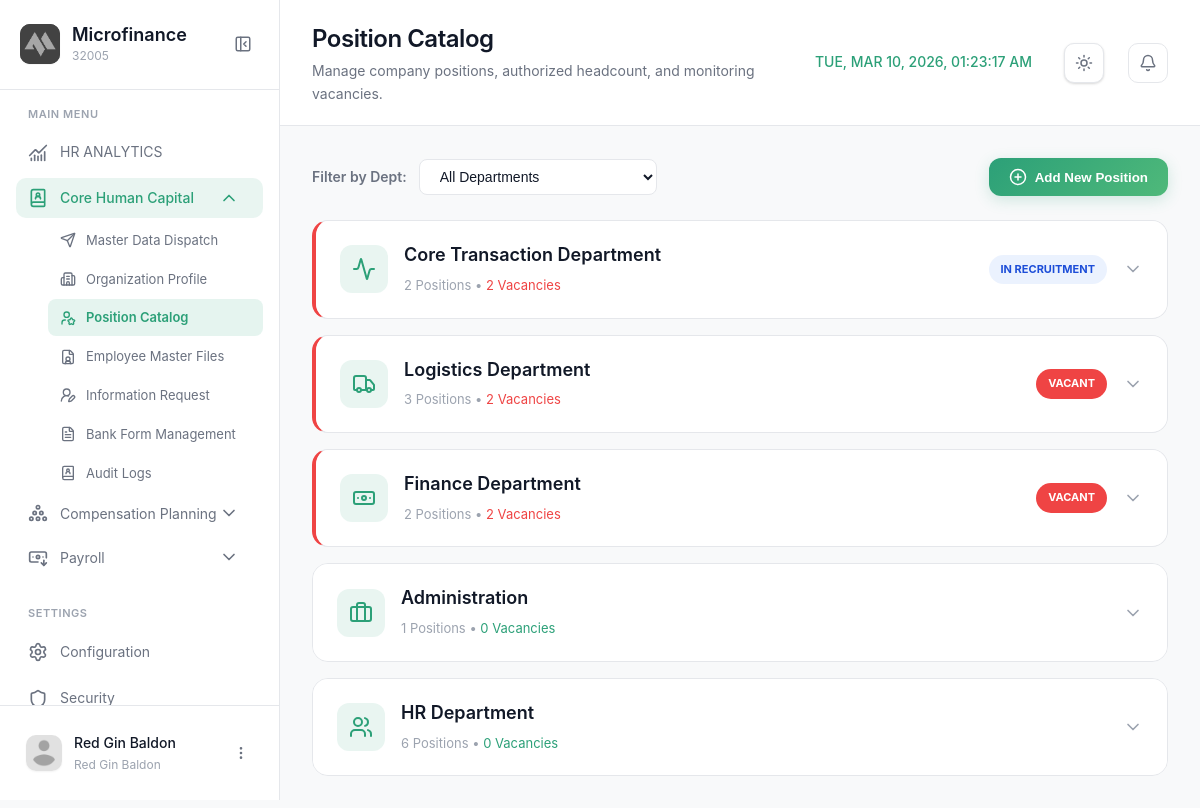
The page /modules/corehumancapital/positioncatalog.php (signed in) on the database its author committed.
### tables this page shows
CREATE TABLE `positions` (
  `PositionID` int(11) NOT NULL,
  `PositionName` varchar(100) NOT NULL,
  `PositionCode` varchar(10) DEFAULT NULL,
  `DepartmentID` int(11) DEFAULT NULL,
  `SalaryGradeID` int(11) DEFAULT NULL,
  `AuthorizedHeadcount` int(11) DEFAULT 1
);

CREATE TABLE `department` (
  `DepartmentID` int(11) NOT NULL,
  `DepartmentName` varchar(100) NOT NULL
);

### modules/corehumancapital/positioncatalog.php (the view, shortened to what this page needs)
<?php
require_once '../../config/config.php';
$page = 'positioncatalog';
$module = 'corehumancapital';
$filterDept = $_GET['dept'] ?? 'all';
$sql = "SELECT p.*, d.DepartmentName, sg.GradeName,
        (SELECT COUNT(*) FROM employmentinformation ei WHERE ei.PositionID = p.PositionID) as CurrentHeadcount,
        (SELECT COUNT(*) FROM recruitment_requisitions rr WHERE rr.PositionID = p.PositionID AND rr.Status IN ('Pending', 'Active', 'Posted')) as HasRequisition
        FROM positions p
        JOIN department d ON p.DepartmentID = d.DepartmentID
        JOIN salary_grades sg ON p.SalaryGradeID = sg.SalaryGradeID";
$sql .= " ORDER BY (p.AuthorizedHeadcount - (SELECT COUNT(*) FROM employmentinformation ei WHERE ei.PositionID = p.PositionID)) DESC, HasRequisition DESC, p.PositionName ASC";
$positionsResult = $conn->query($sql);
$groupedPositions = [];
while ($row = $positionsResult->fetch_assoc()) {
    $deptName = $row['DepartmentName'];
    if (!isset($groupedPositions[$deptName])) {
        $groupedPositions[$deptName] = [
            'DepartmentID' => $row['DepartmentID'],
            'Positions' => [],
            'TotalVacancies' => 0,
            'TotalRequisitions' => 0
        ];
    }
    $groupedPositions[$deptName]['Positions'][] = $row;
    if ($row['CurrentHeadcount'] < $row['AuthorizedHeadcount']) {
        $groupedPositions[$deptName]['TotalVacancies']++;
        if ($row['HasRequisition'] > 0) {
            $groupedPositions[$deptName]['TotalRequisitions']++;
        }
    }
}
?>
<!DOCTYPE html>
<html lang="en">
<head>
  <link rel="stylesheet" href="../../css/chcpositioncatalog.css?v=1.2">
</head>
<body>
  <aside class="sidebar" id="sidebar">
    <div class="sidebar-header">
      <div class="logo-container">
        <div class="logo-wrapper">
          <img src="../../img/logo.png" alt="Logo" class="logo">
        </div>
        <div class="logo-text">
          <h2 class="app-name">Microfinance</h2>
          <span class="app-tagline">32005</span>
        </div>
      </div>
      <button class="sidebar-toggle" id="sidebarToggle">
        <i data-lucide="panel-left-close"></i>
      </button>
    </div>
  <nav class="sidebar-nav">
      <div class="nav-section">
        <span class="nav-section-title">MAIN MENU</span>
        <a href="dashboard.php" class="nav-item <?php echo ($page === 'dashboard') ? 'active' : ''; ?>">
          <i data-lucide="chart-no-axes-combined"></i>
          <span>HR ANALYTICS</span>
        </a>
        <div class="nav-item-group <?php echo ($module === 'hr') ? 'active' : ''; ?>">
          <button class="nav-item has-submenu" data-module="hr">
            <div class="nav-item-content">
              <i data-lucide="book-user"></i>
              <span>Core Human Capital</span>
            </div>
            <i data-lucide="chevron-down" class="submenu-icon"></i>
          </button>
          <div class="submenu" id="submenu-hr">
            <a href="dispatch.php" class="submenu-item">
              <i data-lucide="send"></i>
              <span>Master Data Dispatch</span>
            </a>
            <a href="orgprofile.php" class="submenu-item <?php echo ($page === 'orgprofile') ? 'active' : ''; ?>">
              <i data-lucide="building-2"></i>
              <span>Organization Profile</span>
            </a>
            <a href="positioncatalog.php" class="submenu-item <?php echo ($page === 'positioncatalog') ? 'active' : ''; ?>">
              <i data-lucide="user-star"></i>
              <span>Position Catalog</span>
            </a>
            <a href="employeemaster.php" class="submenu-item <?php echo ($page === 'employeemaster') ? 'active' : ''; ?>">
              <i data-lucide="file-user"></i>
              <span>Employee Master Files</span>
            </a>
             <a href="informationrq.php" class="submenu-item <?php echo ($page === 'informationrq') ? 'active' : ''; ?>">
              <i data-lucide="user-round-pen"></i>
              <span>Information Request</span>
            </a>
            <a href="bankform.php" class="submenu-item <?php echo ($page === 'bankform') ? 'active' : ''; ?>">
              <i data-lucide="file-text"></i>
              <span>Bank Form Management</span>
            </a>
            <a href="auditlogs.php" class="submenu-item <?php echo ($page === 'auditlogs') ? 'active' : ''; ?>">
              <i data-lucide="book-user"></i>
              <span>Audit Logs</span>
            </a>
          </div>
        </div>
          <div class="nav-item-group <?php echo ($module === 'planning') ? 'active' : ''; ?>">
          <button class="nav-item has-submenu" data-module="planning">
            <div class="nav-item-content">
              <i data-lucide="circle-pile"></i>
              <span>Compensation Planning</span>
            </div>
            <i data-lucide="chevron-down" class="submenu-icon"></i>
          </button>
        </div>
           <div class="nav-item-group <?php echo ($module === 'payroll') ? 'active' : ''; ?>">
          <button class="nav-item has-submenu" data-module="payroll">
            <div class="nav-item-content">
              <i data-lucide="banknote-arrow-down"></i>
              <span>Payroll</span>
            </div>
            <i data-lucide="chevron-down" class="submenu-icon"></i>
          </button>
        </div>
      </div>
      <div class="nav-section">
        <span class="nav-section-title">SETTINGS</span>
        <a href="#" class="nav-item">
          <i data-lucide="settings"></i>
          <span>Configuration</span>
        </a>
        <a href="#" class="nav-item">
          <i data-lucide="shield"></i>
          <span>Security</span>
        </a>
      </div>
    </nav>
    <div class="sidebar-footer">
      <div class="user-profile">
        <div class="user-avatar">
          <img src="../../img/profile.png" alt="User">
        </div>
        <div class="user-info">
          <span class="user-name"><?php echo htmlspecialchars($_SESSION['username'] ?? 'Admin'); ?></span>
          <span class="user-role"><?php echo htmlspecialchars($_SESSION['user_role'] ?? 'Administrator'); ?></span>
        </div>
        <button class="user-menu-btn" id="userMenuBtn">
          <i data-lucide="more-vertical"></i>
        </button>
      </div>
    </div>
  </aside>
  <main class="main-content">
    <header class="page-header">
      <div class="header-left">
        <div class="header-title">
          <h1>Position Catalog</h1>
          <p>Manage company positions, authorized headcount, and monitoring vacancies.</p>
        </div>
      </div>
      <div class="header-right">
        <div class="header-clock">
          <span id="realTimeClock"></span>
        </div>
        <button class="theme-toggle" id="themeToggle" aria-label="Toggle theme">
          <i data-lucide="sun" class="sun-icon"></i>
        </button>
        <button class="icon-btn">
          <i data-lucide="bell"></i>
        </button>
      </div>
    </header>
    <div class="content-wrapper">
      <div class="management-header" style="display: flex; justify-content: space-between; align-items: center; margin-bottom: 24px;">
          <div class="filter-group" style="display: flex; gap: 12px; align-items: center;">
              <span style="font-size: 14px; font-weight: 600; color: var(--text-secondary);">Filter by Dept:</span>
              <select id="deptFilter" onchange="filterByDept(this.value)" style="padding: 8px 16px; border-radius: 8px; border: 1px solid var(--border-color); background: var(--surface); color: var(--text-primary); outline: none;">
                  <option value="all" <?php echo $filterDept === 'all' ? 'selected' : ''; ?>>All Departments</option>
              </select>
          </div>
          <button class="btn-add" onclick="launchAddPositionModal()" style="display: flex; align-items: center; gap: 8px; padding: 10px 20px; background: linear-gradient(135deg, #2ca078, #4fb97a); color: white; border: none; border-radius: 12px; font-weight: 600; cursor: pointer; transition: var(--transition); box-shadow: 0 4px 15px rgba(44, 160, 120, 0.2);">
              <i data-lucide="plus-circle" style="width: 18px; height: 18px;"></i>
              <span>Add New Position</span>
          </button>
      </div>
      <div class="accordions-container">
          <?php if (empty($groupedPositions)): ?>
              <div class="content-card">
                  <div class="card-body" style="padding: 40px; text-align: center; color: var(--text-secondary);">
                      No positions found for the selected criteria.
                  </div>
              </div>
          <?php else: foreach ($groupedPositions as $deptName => $data):
              $hasVacancies = $data['TotalVacancies'] > 0;
          ?>
              <div class="dept-accordion <?php echo $hasVacancies ? 'has-vacancies' : ''; ?>" id="accordion-<?php echo str_replace(' ', '-', $deptName); ?>">
                  <div class="accordion-header" onclick="toggleAccordion('<?php echo str_replace(' ', '-', $deptName); ?>')">
                      <div class="header-left">
                          <div class="dept-icon">
                              <?php
                                  $icon = 'building-2';
                                  if (stripos($deptName, 'HR') !== false) $icon = 'users';
                                  if (stripos($deptName, 'Finance') !== false) $icon = 'banknote';
                                  if (stripos($deptName, 'Adm') !== false) $icon = 'briefcase';
                                  if (stripos($deptName, 'Log') !== false) $icon = 'truck';
                                  if (stripos($deptName, 'Core') !== false) $icon = 'activity';
                              ?>
                              <i data-lucide="<?php echo $icon; ?>"></i>
                          </div>
                          <div class="dept-info">
                              <h3><?php echo htmlspecialchars($deptName); ?></h3>
                              <span class="dept-stats">
                                  <?php echo count($data['Positions']); ?> Positions •
                                  <span class="<?php echo $hasVacancies ? 'text-danger' : 'text-success'; ?>">
                                      <?php echo $data['TotalVacancies']; ?> Vacancies
                                  </span>
                              </span>
                          </div>
                      </div>
                      <div class="header-right">
                          <?php if ($hasVacancies): ?>
                              <?php if ($data['TotalVacancies'] === $data['TotalRequisitions']): ?>
                                  <span class="badge-alert" style="background: rgba(59, 130, 246, 0.1); color: #1d4ed8;">IN RECRUITMENT</span>
                              <?php else: ?>
                                  <span class="badge-alert">VACANT</span>
                              <?php endif; ?>
                          <?php endif; ?>
                          <i data-lucide="chevron-down" class="accordion-chevron"></i>
                      </div>
                  </div>
              </div>
          <?php endforeach; endif; ?>
      </div>
    </div>
  </main>
</body>
</html>

### rows shown on the page
positions: DepartmentID.DepartmentName "HR Department", count($data['Positions']) "6", TotalVacancies "0"

### other values the page prints
$_SESSION['username'] "Red Gin Baldon"
$_SESSION['user_role'] "Red Gin Baldon"
$deptName "Core Transaction Department"
count($data['Positions']) "2"
$data['TotalVacancies'] "2"
$deptName "Logistics Department"
count($data['Positions']) "3"
$deptName "Finance Department"
$deptName "Administration"
count($data['Positions']) "1"
$data['TotalVacancies'] "0"
